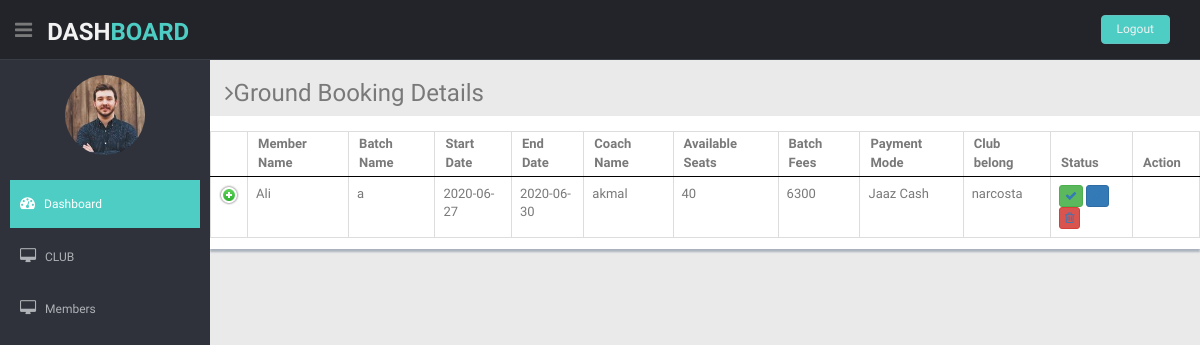
Page /Dashboard/batchRegistration.php on the earlier database version.
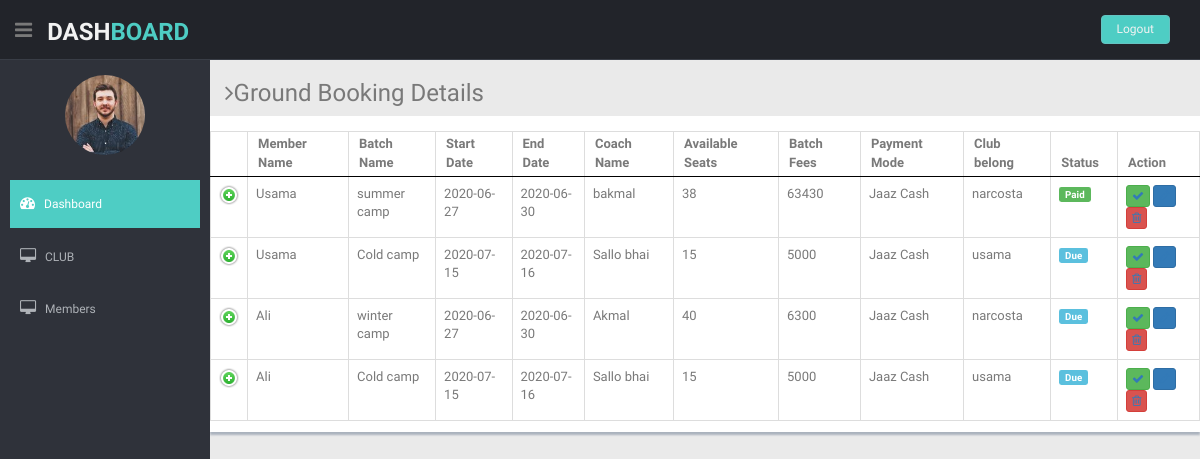
Same page on the later database version.
### tables this page shows
CREATE TABLE `training_register` (
  `id` int(11) NOT NULL,
  `batch_code` int(11) NOT NULL,
  `member_code` int(11) NOT NULL,
  `fees_paid` varchar(15) NOT NULL,
  `payment_mode` varchar(15) NOT NULL,
  `available_seats` int(11) NOT NULL,
  `register_seats` int(11) NOT NULL,
  `confirmation` varchar(50) NOT NULL
);

CREATE TABLE `register_member` (
  `member_code` int(11) NOT NULL,
  `member_name` varchar(100) NOT NULL,
  `joining_date` date NOT NULL,
  `member_cont1` varchar(11) NOT NULL,
  `member_cont2` varchar(11) DEFAULT NULL,
  `member_cnic` varchar(13) NOT NULL,
  `member_address` varchar(250) NOT NULL
);

CREATE TABLE `training_batch` (
  `batch_code` int(11) NOT NULL,
  `batch_name` varchar(50) NOT NULL,
  `batch_des` varchar(250) NOT NULL,
  `club_code` int(11) NOT NULL,
  `start_date` date NOT NULL,
  `end_date` date NOT NULL,
  `member_limit` int(3) NOT NULL,
  `eligible_criteria` varchar(150) DEFAULT NULL,
  `fees` int(7) NOT NULL,
  `coach_name` varchar(100) NOT NULL,
  `coach_name2` varchar(150) DEFAULT NULL
);

CREATE TABLE `register_club` (
  `club_code` int(11) NOT NULL,
  `club_name` varchar(150) NOT NULL,
  `club_des` varchar(250) NOT NULL,
  `club_built_year` date NOT NULL,
  `club_president` varchar(50) NOT NULL,
  `club_president_num` varchar(150) NOT NULL,
  `club_vice_president` varchar(50) NOT NULL,
  `club_secretary` varchar(50) NOT NULL,
  `club_secretary_num` varchar(150) NOT NULL,
  `club_treasurer` varchar(50) NOT NULL,
  `club_management` varchar(50) NOT NULL,
  `relation_with_club` varchar(15) NOT NULL
);

### Dashboard/batchRegistration.php (the view, shortened to what this page needs)
<?php include 'connection.php';
    $q = "SELECT * FROM `training_register`";
    $r = mysqli_query($conn,$q);
?>
<!DOCTYPE html>
<html lang="en">
<head>
  <link href="lib/bootstrap/css/bootstrap.min.css" rel="stylesheet">
  <link href="lib/font-awesome/css/font-awesome.css" rel="stylesheet" />
  <link href="lib/advanced-datatable/css/demo_page.css" rel="stylesheet" />
  <link href="lib/advanced-datatable/css/demo_table.css" rel="stylesheet" />
  <link rel="stylesheet" href="lib/advanced-datatable/css/DT_bootstrap.css" />
  <link href="css/style.css" rel="stylesheet">
  <link href="css/style-responsive.css" rel="stylesheet">
</head>
<body>
  <section id="container">
      <?php include 'header.php'; ?>
    <section id="main-content">
      <section class="wrapper">
        <h3><i class="fa fa-angle-right"></i>Ground Booking Details</h3>
        <div class="row mb">
          <div class="content-panel">
            <div class="adv-table">
              <table cellpadding="0" cellspacing="0" border="0" class="display table table-bordered" id="hidden-table-info">
            <thead>
                  <tr>
                    <th>Member Name</th>
                    <th>Batch Name</th>
                    <th>Start Date</th>
                    <th>End Date</th>
                    <th>Coach Name</th>
                    <th>Available Seats</th>
                    <th>Batch Fees</th>
                    <th>Payment Mode</th>
                    <th>Club belong</th>
                    <th>Status</th>
                    <th>Action</th>
                  </tr>
            </thead>
            <tbody>
            <?php while($row = mysqli_fetch_assoc($r)) {?>
                  <tr>
                    <?php
                      $q1 = "SELECT * FROM `register_member` WHERE `member_code`='$row[member_code]'";
                      $r1 = mysqli_query($conn,$q1);
                      $member = mysqli_fetch_assoc($r1);
                      $q2 = "SELECT * FROM `training_batch` WHERE `batch_code`='$row[batch_code]'";
                      $r2 = mysqli_query($conn,$q2);
                      $batch = mysqli_fetch_assoc($r2);
                      $q3 = "SELECT * FROM `register_club` WHERE `club_code`='$batch[club_code]'";
                      $r3 = mysqli_query($conn,$q3);
                      $club = mysqli_fetch_assoc($r3);
                  ?>
                    <td><?php echo $member['member_name']; ?></td>
                    <td><?php echo $batch['batch_name']; ?></td>
                    <td><?php echo $batch['start_date']; ?></td>
                    <td><?php echo $batch['end_date']; ?></td>
                    <td><?php echo $batch['coach_name']; ?></td>
                    <td><?php echo $batch['member_limit']; ?></td>
                    <td><?php echo $batch['fees']; ?></td>
                    <td><?php echo $row['payment_mode']; ?></td>
                    <td><?php echo $club['club_name']; ?></td>
                    <?php if($row['confirmation'] == "Wait") {?>
                        <td><span class="label label-info label-mini">Due</span></td>
                    <?php }  ?>
                    <?php if($row['confirmation'] == "Confirmed") {?>
                        <td><span class="label label-success label-mini">Paid</span></td>
                    <?php }  ?>
                    <td>
                      <button class="btn btn-success btn-xs"><a href="batchRegistrationEdit&Delete.php?id=<?php echo $row['id']?>&stat=Confirmed"><i class="fa fa-check"></i></a></button>
                      <button class="btn btn-primary btn-xs"><a href="batchRegistrationEdit&Delete.php?id=<?php echo $row['id']?>&stat=Wait"><i class="fa fa-pencil"></i></a></button>
                      <button class="btn btn-danger btn-xs"><a href="batchRegistrationEdit&Delete.php?id=<?php echo $row['id']?>&stat=Delete"><i class="fa fa-trash-o "></i></a></button>
                    </td>
                    <?php } ?>
                 </tr>
            </tbody>
              </table>
            </div>
          </div>
        </div>
      </section>
    </section>
  </section>
</body>
</html>

### Dashboard/header.php (shortened to what this page needs)
<header class="header black-bg">
  <div class="sidebar-toggle-box">
    <div class="fa fa-bars tooltips" data-placement="right" data-original-title="Toggle Navigation"></div>
  </div>
  <a href="index.php" class="logo"><b>DASH<span>BOARD</span></b></a>
  <div class="top-menu">
    <ul class="nav pull-right top-menu">
      <li><a class="logout" href="logout.php">Logout</a></li>
    </ul>
  </div>
</header>
<aside>
  <div id="sidebar" class="nav-collapse ">
    <ul class="sidebar-menu" id="nav-accordion">
      <p class="centered"><a href="index.php"><img src="img/ui-sam.jpg" class="img-circle" width="80"></a></p>
      <li class="mt">
        <a class="active" href="index.php">
          <i class="fa fa-dashboard"></i>
          <span>Dashboard</span>
          </a>
      </li>
      <li class="sub-menu">
        <a href="javascript:;">
          <i class="fa fa-desktop"></i>
          <span>CLUB</span>
          </a>
      </li>
      <li class="sub-menu">
        <a href="javascript:;">
          <i class="fa fa-desktop"></i>
          <span>Members</span>
          </a>
      </li>
    </ul>
  </div>
</aside>

### Dashboard/css/style.css (style rules this page uses)
body { color: #797979; background: #eaeaea; font-family: 'Ruda', sans-serif; padding: 0px !important; margin: 0px !important; font-size:13px; }
ul li { list-style: none; }
a, a:hover, a:focus { text-decoration: none; outline: none; }
#container { width: 100%; height: 100%; }
.centered { text-align: center; }
.mt { margin-top: 25px; }
.mb { margin-bottom: 25px; }
ul.top-menu > li > .logout { color: #f2f2f2; font-size: 12px; border-radius: 4px; -webkit-border-radius: 4px; border: 1px solid #64c3c2 !important; padding: 5px 15px; margin-right: 15px; background: #4ECDC4; margin-top: 15px; }
#sidebar { width: 210px; height: 100%; position: fixed; background: #2f323a; }
#sidebar ul li { position: relative; }
ul.sidebar-menu , ul.sidebar-menu li ul.sub { margin: -2px 0 0; padding: 0; }
ul.sidebar-menu { margin-top: 75px; }
ul.sidebar-menu li { margin-bottom: 5px; margin-left:10px; margin-right:10px; }
ul.sidebar-menu li.sub-menu { line-height: 15px; }
ul.sidebar-menu li a span { display: inline-block; }
ul.sidebar-menu li a { color: #aeb2b7; text-decoration: none; display: block; padding: 15px 0 15px 10px; font-size: 12px; outline: none; -webkit-transition: all 0.3s ease; -moz-transition: all 0.3s ease; -o-transition: all 0.3s ease; -ms-transition: all 0.3s ease; transition: all 0.3s ease; }
ul.sidebar-menu li a.active, ul.sidebar-menu li a:hover, ul.sidebar-menu li a:focus { background: #4ECDC4; color: #fff; display: block; -webkit-transition: all 0.3s ease; -moz-transition: all 0.3s ease; -o-transition: all 0.3s ease; -ms-transition: all 0.3s ease; transition: all 0.3s ease; }
ul.sidebar-menu li a i { font-size: 15px; padding-right: 6px; }
ul.sidebar-menu li a.active i { color: #fff; }
#main-content { margin-left: 210px; }
.header, .footer { min-height: 60px; padding: 0 15px; }
.header { position: fixed; left: 0; right: 0; z-index: 1002; }
.black-bg { background: #22242a; border-bottom: 1px solid #393d46; }
.wrapper { display: inline-block; margin-top: 60px; padding-left: 15px; padding-right: 15px; padding-bottom: 15px; padding-top: 0px; width: 100%; }
a.logo { font-size: 24px; color: #f2f2f2; float: left; margin-top: 15px; text-transform: uppercase; }
a.logo b { font-weight: 900; }
a.logo span { color: #4ECDC4; }
#top_menu .nav > li, ul.top-menu > li { float: left; }
ul.top-menu > li > a { color: #666666; font-size: 16px; border-radius: 4px; -webkit-border-radius: 4px; border:1px solid #666666 !important; padding: 2px 6px; margin-right: 15px; }
.sidebar-toggle-box { float: left; padding-right: 15px; margin-top: 20px; }
.sidebar-toggle-box .fa-bars { cursor: pointer; display: inline-block; font-size: 20px; }
.content-panel { background: #ffffff; box-shadow: 0px 3px 2px #aab2bd; padding-top: 15px; padding-bottom: 5px; }

Differences in the rows shown:
removed training_register: member_code.member_name "Ali", batch_code.batch_name "a", batch_code.start_date "2020-06-27", batch_code.end_date "2020-06-30", batch_code.coach_name "akmal", batch_code.member_limit "40", batch_code.fees "6300", payment_mode "Jaaz Cash", register_club.club_name "narcosta"
added training_register: member_code.member_name "Usama", batch_code.batch_name "summer camp", batch_code.start_date "2020-06-27", batch_code.end_date "2020-06-30", batch_code.coach_name "bakmal", batch_code.member_limit "38", batch_code.fees "63430", payment_mode "Jaaz Cash", register_club.club_name "narcosta", confirmation "Paid"
added training_register: member_code.member_name "Usama", batch_code.batch_name "Cold camp", batch_code.start_date "2020-07-15", batch_code.end_date "2020-07-16", batch_code.coach_name "Sallo bhai", batch_code.member_limit "15", batch_code.fees "5000", payment_mode "Jaaz Cash", register_club.club_name "usama", confirmation "Due"
added training_register: member_code.member_name "Ali", batch_code.batch_name "winter camp", batch_code.start_date "2020-06-27", batch_code.end_date "2020-06-30", batch_code.coach_name "Akmal", batch_code.member_limit "40", batch_code.fees "6300", payment_mode "Jaaz Cash", register_club.club_name "narcosta", confirmation "Due"
added training_register: member_code.member_name "Ali", batch_code.batch_name "Cold camp", batch_code.start_date "2020-07-15", batch_code.end_date "2020-07-16", batch_code.coach_name "Sallo bhai", batch_code.member_limit "15", batch_code.fees "5000", payment_mode "Jaaz Cash", register_club.club_name "usama", confirmation "Due"
